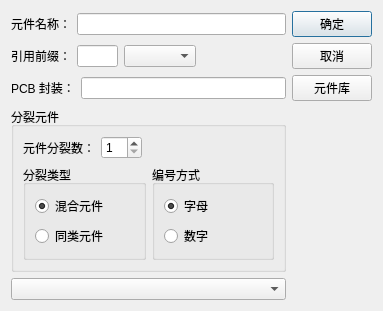
<?xml version="1.0" encoding="UTF-8"?>
<ui version="4.0">
 <class>NewPartDialog</class>
 <widget class="QDialog" name="NewPartDialog">
  <property name="geometry">
   <rect>
    <x>0</x>
    <y>0</y>
    <width>383</width>
    <height>268</height>
   </rect>
  </property>
  <property name="windowTitle">
   <string>新建元件</string>
  </property>
  <layout class="QGridLayout" name="gridLayout_4">
   <item row="0" column="0">
    <layout class="QHBoxLayout" name="horizontalLayout">
     <item>
      <widget class="QLabel" name="label">
       <property name="text">
        <string>元件名称：</string>
       </property>
      </widget>
     </item>
     <item>
      <widget class="QLineEdit" name="lineEditPartName">
       <property name="clearButtonEnabled">
        <bool>true</bool>
       </property>
      </widget>
     </item>
    </layout>
   </item>
   <item row="0" column="1">
    <widget class="QPushButton" name="pushButtonOK">
     <property name="text">
      <string>确定</string>
     </property>
    </widget>
   </item>
   <item row="1" column="0">
    <layout class="QHBoxLayout" name="horizontalLayout_2">
     <item>
      <widget class="QLabel" name="label_2">
       <property name="text">
        <string>引用前缀：</string>
       </property>
      </widget>
     </item>
     <item>
      <widget class="QLineEdit" name="lineEditPartPrefix">
       <property name="sizePolicy">
        <sizepolicy hsizetype="Fixed" vsizetype="Fixed">
         <horstretch>0</horstretch>
         <verstretch>0</verstretch>
        </sizepolicy>
       </property>
       <property name="maximumSize">
        <size>
         <width>41</width>
         <height>16777215</height>
        </size>
       </property>
      </widget>
     </item>
     <item>
      <widget class="QComboBox" name="comboBoxPartPrefixMap"/>
     </item>
     <item>
      <spacer name="horizontalSpacer_2">
       <property name="orientation">
        <enum>Qt::Horizontal</enum>
       </property>
       <property name="sizeHint" stdset="0">
        <size>
         <width>28</width>
         <height>20</height>
        </size>
       </property>
      </spacer>
     </item>
    </layout>
   </item>
   <item row="1" column="1">
    <widget class="QPushButton" name="pushButtonCancel">
     <property name="text">
      <string>取消</string>
     </property>
    </widget>
   </item>
   <item row="2" column="0">
    <layout class="QHBoxLayout" name="horizontalLayout_3">
     <item>
      <widget class="QLabel" name="label_3">
       <property name="text">
        <string>PCB 封装：</string>
       </property>
      </widget>
     </item>
     <item>
      <widget class="QLineEdit" name="lineEditFootprint">
       <property name="clearButtonEnabled">
        <bool>true</bool>
       </property>
      </widget>
     </item>
    </layout>
   </item>
   <item row="2" column="1">
    <widget class="QPushButton" name="pushButton">
     <property name="text">
      <string>元件库</string>
     </property>
    </widget>
   </item>
   <item row="3" column="0">
    <layout class="QVBoxLayout" name="verticalLayout">
     <item>
      <widget class="QGroupBox" name="groupBox">
       <property name="title">
        <string>分裂元件</string>
       </property>
       <layout class="QGridLayout" name="gridLayout_3">
        <item row="0" column="0">
         <layout class="QHBoxLayout" name="horizontalLayout_4">
          <item>
           <widget class="QLabel" name="label_4">
            <property name="text">
             <string>元件分裂数：</string>
            </property>
           </widget>
          </item>
          <item>
           <widget class="QSpinBox" name="spinBoxPartNumbers">
            <property name="minimum">
             <number>1</number>
            </property>
           </widget>
          </item>
         </layout>
        </item>
        <item row="0" column="1">
         <spacer name="horizontalSpacer">
          <property name="orientation">
           <enum>Qt::Horizontal</enum>
          </property>
          <property name="sizeHint" stdset="0">
           <size>
            <width>133</width>
            <height>20</height>
           </size>
          </property>
         </spacer>
        </item>
        <item row="1" column="0" colspan="2">
         <layout class="QHBoxLayout" name="horizontalLayout_5">
          <item>
           <widget class="QGroupBox" name="groupBox_2">
            <property name="title">
             <string>分裂类型</string>
            </property>
            <layout class="QGridLayout" name="gridLayout_2">
             <item row="0" column="0">
              <widget class="QRadioButton" name="radioButtonHeterogenous">
               <property name="text">
                <string>混合元件</string>
               </property>
               <property name="checked">
                <bool>true</bool>
               </property>
              </widget>
             </item>
             <item row="1" column="0">
              <widget class="QRadioButton" name="radioButtonHomogeneous">
               <property name="text">
                <string>同类元件</string>
               </property>
               <property name="checked">
                <bool>false</bool>
               </property>
              </widget>
             </item>
            </layout>
           </widget>
          </item>
          <item>
           <widget class="QGroupBox" name="groupBox_3">
            <property name="title">
             <string>编号方式</string>
            </property>
            <layout class="QGridLayout" name="gridLayout">
             <item row="0" column="0">
              <widget class="QRadioButton" name="radioButtonAlphabetic">
               <property name="text">
                <string>字母</string>
               </property>
               <property name="checkable">
                <bool>true</bool>
               </property>
               <property name="checked">
                <bool>true</bool>
               </property>
              </widget>
             </item>
             <item row="1" column="0">
              <widget class="QRadioButton" name="radioButtonNumeric">
               <property name="text">
                <string>数字</string>
               </property>
              </widget>
             </item>
            </layout>
           </widget>
          </item>
         </layout>
        </item>
       </layout>
      </widget>
     </item>
     <item>
      <widget class="QComboBox" name="comboBoxPartLibraries"/>
     </item>
    </layout>
   </item>
   <item row="3" column="1">
    <spacer name="verticalSpacer">
     <property name="orientation">
      <enum>Qt::Vertical</enum>
     </property>
     <property name="sizeHint" stdset="0">
      <size>
       <width>20</width>
       <height>160</height>
      </size>
     </property>
    </spacer>
   </item>
  </layout>
 </widget>
 <resources/>
 <connections/>
</ui>
